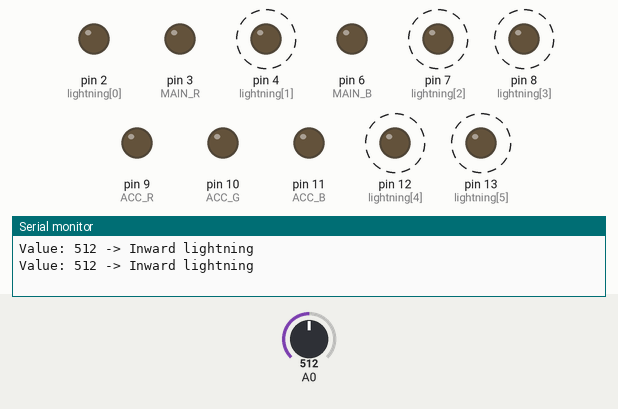
The sketch below on a simulated Arduino Uno, built with avr-gcc and run on an emulated ATmega328P. On the bench: output pins drawn as LEDs (lit = HIGH), the last lines printed to the serial monitor. Dashed ring = blinking. The inputs (shaded band) are chosen by the test bench; at power-on: A0 = 512. Random numbers use the default seed unless the sketch sets one.

Above: at 1.9 s.
2.0 s: A0 set to 306
At 2.34 s:
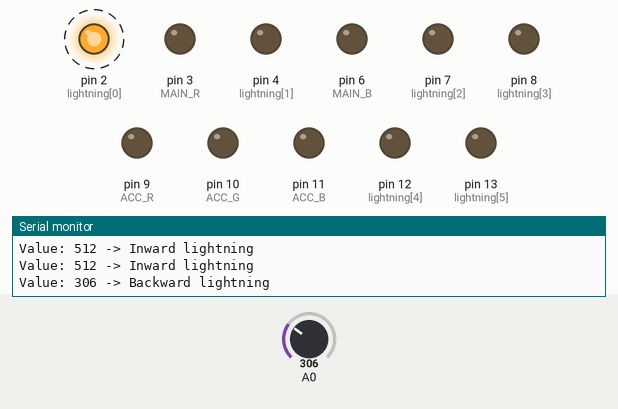
5.5 s: A0 set to 504
9.0 s: A0 set to 530
12.5 s: A0 set to 796
At 13.9 s:
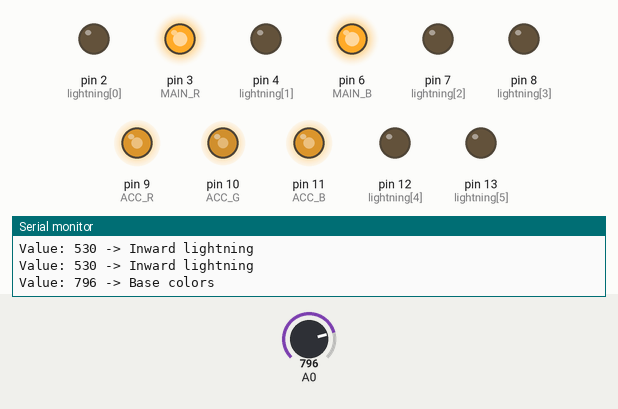
14.6 s: A0 set to 759
At 16.62 s:
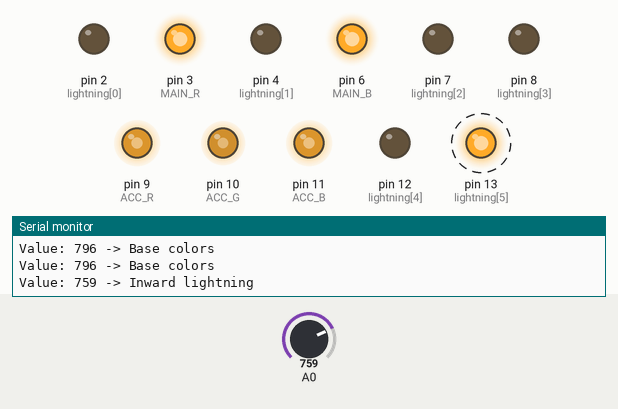
18.1 s: A0 set to 860
At 20.9 s:
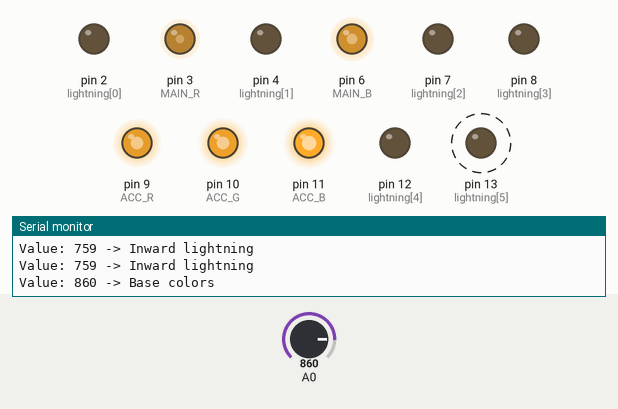
Timing chart, 0 to 22.4 s (numbered marks = the images above; inputs shaded):
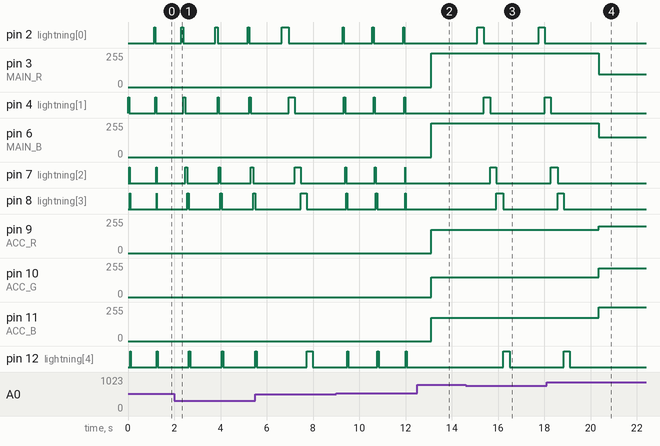

Measured:
- the behaviour switches between 768 and 767 on A0 (found by bisection; images 2 and 3)
- after the input at 12.5 s, pin 3 (MAIN_R), pin 6 (MAIN_B): 0/255 → 255/255 after 0.61 s; pin 9 (ACC_R), pin 11 (ACC_B): 0/255 → 173/255 after 0.61 s; pin 10 (ACC_G): 0/255 → 149/255 after 0.61 s
- after the input at 14.6 s, pin 2 (lightning[0]): alternates HIGH for 0.27 s and LOW for 2.4 s, starting after 0.51 s; pin 4 (lightning[1]): LOW → HIGH after 0.78 s, → LOW 0.29 s later, → HIGH 2.4 s later
- after the input at 18.1 s, pin 3 (MAIN_R): 255/255 → 96/255 after 2.3 s; pin 6 (MAIN_B): 255/255 → 148/255 after 2.3 s; pin 9 (ACC_R): 173/255 → 199/255 after 2.3 s; pin 10 (ACC_G): 149/255 → 214/255 after 2.3 s; pin 11 (ACC_B): 173/255 → 255/255 after 2.3 s
- by itself, pin 2 (lightning[0]): alternates HIGH for 0.06 s and LOW for 1.3 s
- by itself, pin 4 (lightning[1]): alternates HIGH for 0.05 s and LOW for 1.3 s
- by itself, pin 7 (lightning[2]): alternates HIGH for 0.05 s and LOW for 1.2 s
- by itself, pin 8 (lightning[3]), pin 12 (lightning[4]): alternates HIGH for 0.04 s and LOW for 1.2 s

The sketch:

Main_Cloud_Toilet.ino
```cpp
// color swirl! connect an RGB LED to the PWM pins as indicated
// in the #defines

/* Cloud-Toilet
 *  Main-LED Strip (5m) MAIN
 *  Accent-LED Strip (2x 3'cm): ACC
 *  Lightning Strips (10cm, only white): lightning
 */

// Pins
#define MAIN_R 3
#define MAIN_G 3
#define MAIN_B 6
#define ACC_R 9
#define ACC_G 10
#define ACC_B 11

// Parameters
#define RED 0
#define GREEN 1
#define BLUE 2
#define MAIN 0
#define ACC 1
int* lightning[6] = {2, 4, 7, 8, 12, 13};
int* current_main[3] = {0, 0, 0};
int* current_accent[3] = {0, 0, 0};

// Colors
int white[3] = {255, 255, 255};
int black[3] = {0, 0, 0};
int red[3] = {255, 0 , 0};
int green[3] = {0, 255, 0};
int blue[3] = {0, 0, 255};
int light_violet[3] = {173, 149, 173};
int brown_orange[3] = {140, 110, 102};
int lighter_blue[3] = {199, 214, 255};
int light_blue[3] = {109, 127, 177};
int blue_gray[3] = {73, 96, 148};
int dark_blue[3] = {40, 63, 107};
int yellow[3] = {252, 186, 3};

long randNumber;

void setup() {
  Serial.begin(9600);

  // Setup pins
  pinMode(MAIN_R, OUTPUT);
  pinMode(MAIN_G, OUTPUT);
  pinMode(MAIN_B, OUTPUT);
  pinMode(ACC_R, OUTPUT);
  pinMode(ACC_G, OUTPUT);
  pinMode(ACC_B, OUTPUT);
  pinMode(lightning[0], OUTPUT);
  pinMode(lightning[1], OUTPUT);
  pinMode(lightning[2], OUTPUT);
  pinMode(lightning[3], OUTPUT);
  pinMode(lightning[4], OUTPUT);
  pinMode(lightning[5], OUTPUT);
}

void set_main(int* color){
  analogWrite(MAIN_R, color[RED]);
  current_main[RED] = color[RED];
  analogWrite(MAIN_G, color[GREEN]);
  current_main[GREEN] = color[GREEN];
  analogWrite(MAIN_B, color[BLUE]);
  current_main[BLUE] = color[BLUE];
}

void set_accent(int* color) {
  analogWrite(ACC_R, color[RED]);
  current_accent[RED] = color[RED];
  analogWrite(ACC_G, color[GREEN]);
  current_accent[GREEN] = color[GREEN];
  analogWrite(ACC_B, color[BLUE]);
  current_accent[BLUE] = color[BLUE];
}

void normal_lightning_wave(int min_delay, int small_change, bool backward = false){
  if (backward) {
    digitalWrite(lightning[0], HIGH);
    for (int i = 1; i < 6; ++i) {
      delay(min_delay + random(small_change));
      digitalWrite(lightning[i], HIGH);
      digitalWrite(lightning[i-1], LOW);
    }
    delay(min_delay + random(small_change));
    digitalWrite(lightning[5], LOW);
  } else {
    digitalWrite(lightning[5], HIGH);
    for (int i = 5; i >= 0; --i) {
      delay(min_delay + random(small_change));
      digitalWrite(lightning[i], HIGH);
      digitalWrite(lightning[i+1], LOW);
    }
    delay(min_delay + random(small_change));
    digitalWrite(lightning[0], LOW);
  }
}

void inward_lightning_wave(int min_delay, int small_change) {
  digitalWrite(lightning[0], HIGH);
  delay(min_delay + random(small_change));
  digitalWrite(lightning[1], HIGH);
  digitalWrite(lightning[0], LOW);
  delay(min_delay + random(small_change));
  digitalWrite(lightning[2], HIGH);
  digitalWrite(lightning[1], LOW);
  delay(min_delay + random(small_change));
  digitalWrite(lightning[3], HIGH);
  digitalWrite(lightning[2], LOW);
  delay(min_delay + random(small_change));
  digitalWrite(lightning[4], HIGH);
  digitalWrite(lightning[3], LOW);
  delay(min_delay + random(small_change));
  digitalWrite(lightning[5], HIGH);
  digitalWrite(lightning[4], LOW);
  delay(min_delay + random(small_change));
  digitalWrite(lightning[5], LOW);
}

void fade_to_black(int* target_color, int target) {
  // TODO
}

void fade_to_white(int* target_color, int target) {
  // TODO
}

void crossfade(int* target_color, int target) {
  // TODO
}

void show_config(int val, char* msg) {
  Serial.print("Value: ");
  Serial.print(val);
  Serial.print(" -> ");
  Serial.println(msg);
}

void loop() {
  int val = analogRead(0);    // read the value from the sensor
  if (val >= 0 && val < 256) {
    show_config(val, "Forward lightning");
    normal_lightning_wave(val, 50);
  } else if (val >= 256 && val < 512) {
    show_config(val, "Backward lightning");
    normal_lightning_wave(val - 256, 50, true);
  } else if (val >= 512 && val < 768) {
    show_config(val, "Inward lightning");
    inward_lightning_wave(val - 512, 50);
  } else if (val >= 786 && val < 1024) {
    show_config(val, "Base colors");
    if (val < 850) {
      set_main(white);
      set_accent(light_violet);
    } else if (val >= 850 && val < 950) {
      set_main(blue_gray);
      set_accent(lighter_blue);
    } else if (val >= 950 && val < 1000) {
      set_main(brown_orange);
      set_accent(red);
    } else {
      set_main(green);
      set_accent(blue);
    }
  }
  delay(1000);
}
```
